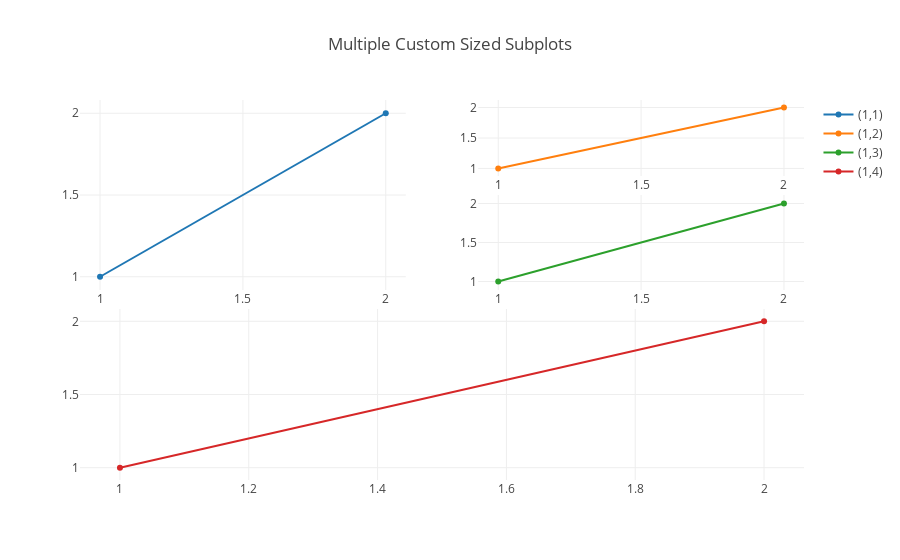

Notebook source saved alongside this figure:
### Code cell
//import $ivy.`org.plotly-scala::plotly-render:0.8.1`
//import plotly._, element._, layout._, Plotly._

// Inspired from https://zwild.github.io/posts/plotly-examples-for-scala/.

val data = Seq(1, 2)

val trace1 = {
  Scatter(data, data)
    .withName("(1,1)")
}

val trace2 = {
  Scatter(data, data)
    .withName("(1,2)")
    .withXaxis(AxisReference.X2)
    .withYaxis(AxisReference.Y2)
}

val trace3 = {
  Scatter(data, data)
    .withName("(1,3)")
    .withXaxis(AxisReference.X3)
    .withYaxis(AxisReference.Y3)
}

val trace4 = {
  Scatter(data,data)
    .withName("(1,4)")
    .withXaxis(AxisReference.X4)
    .withYaxis(AxisReference.Y4)
}

val layout = 
  Layout()
    .withTitle("Multiple Custom Sized Subplots")
    .withXaxis(
      Axis()
      .withAnchor(AxisAnchor.Reference(AxisReference.Y1))
      .withDomain(Range.fromDoubleTuple(0, 0.45)))
    .withYaxis(
      Axis()
        .withAnchor(AxisAnchor.Reference(AxisReference.X1))
        .withDomain(Range.fromDoubleTuple(0.5, 1)))
    .withXaxis2(
      Axis()
        .withAnchor(AxisAnchor.Reference(AxisReference.Y2))
        .withDomain(Range.fromDoubleTuple(0.55, 1)))
    .withYaxis2(
      Axis()
        .withAnchor(AxisAnchor.Reference(AxisReference.X2))
        .withDomain(Range.fromDoubleTuple(0.8, 1)))
    .withXaxis3(
      Axis()
        .withAnchor(AxisAnchor.Reference(AxisReference.Y3))
        .withDomain(Range.fromDoubleTuple(0.55, 1)))
    .withYaxis3(
      Axis()
        .withAnchor(AxisAnchor.Reference(AxisReference.X3))
        .withDomain(Range.fromDoubleTuple(0.5, 0.75)))
    .withXaxis4(
      Axis()
        .withAnchor(AxisAnchor.Reference(AxisReference.Y4))
        .withDomain(Range.fromDoubleTuple(0, 1)))
    .withYaxis4(
      Axis()
        .withAnchor(AxisAnchor.Reference(AxisReference.X4))
        .withDomain(Range.fromDoubleTuple(0, 0.45)))


val data2 = Seq(trace1, trace2, trace3, trace4)

plot(data2,layout)

### Figure 1 — Plotly figure (JSON) as saved in the notebook; plotly's stock layout.template omitted (floating-point values rounded to 4 significant figures)
{"data": [{"name": "(1,1)", "type": "scatter", "x": [1, 2], "y": [1, 2]}, {"name": "(1,2)", "type": "scatter", "x": [1, 2], "xaxis": "x2", "y": [1, 2], "yaxis": "y2"}, {"name": "(1,3)", "type": "scatter", "x": [1, 2], "xaxis": "x3", "y": [1, 2], "yaxis": "y3"}, {"name": "(1,4)", "type": "scatter", "x": [1, 2], "xaxis": "x4", "y": [1, 2], "yaxis": "y4"}], "layout": {"autosize": true, "title": {"text": "Multiple Custom Sized Subplots"}, "xaxis": {"anchor": "y", "autorange": true, "domain": [0, 0.45], "range": [0.9337, 2.066], "type": "linear"}, "xaxis2": {"anchor": "y2", "autorange": true, "domain": [0.55, 1], "range": [0.9337, 2.066], "type": "linear"}, "xaxis3": {"anchor": "y3", "autorange": true, "domain": [0.55, 1], "range": [0.9337, 2.066], "type": "linear"}, "xaxis4": {"anchor": "y4", "autorange": true, "domain": [0, 1], "range": [0.9397, 2.06], "type": "linear"}, "yaxis": {"anchor": "x", "autorange": true, "domain": [0.5, 1], "range": [0.9079, 2.092], "type": "linear"}, "yaxis2": {"anchor": "x2", "autorange": true, "domain": [0.8, 1], "range": [0.8431, 2.157], "type": "linear"}, "yaxis3": {"anchor": "x3", "autorange": true, "domain": [0.5, 0.75], "range": [0.8662, 2.134], "type": "linear"}, "yaxis4": {"anchor": "x4", "autorange": true, "domain": [0, 0.45], "range": [0.9035, 2.096], "type": "linear"}}}
